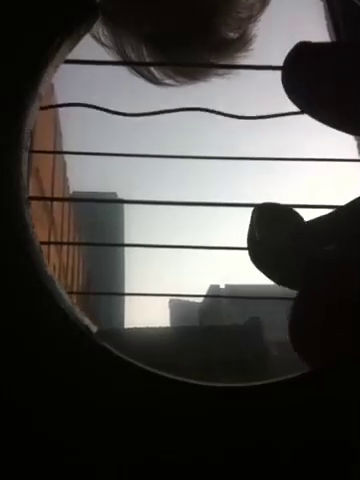
#> input picture frame 21 of EADGBE.mp4, 360 x 480 px
$ python opticalFlow.py
#> lines starting #> are read from the running program, lines starting #| are printed output that depends on the picture; after the words box and inside, x2 and y2 are one past the last pixel; in counts of white or black regions, pixels touching at a corner belong together
import numpy as np
import cv2
from matplotlib import pyplot as plt
import time

cap = cv2.VideoCapture('EADGBE.mp4')
ret1, frame1 = cap.read()
#> frame1 is the input picture: shape (480, 360, 3); mean B, G, R 71.5, 73.8, 75.7
prvs = cv2.GaussianBlur(cv2.cvtColor(frame1, cv2.COLOR_BGR2GRAY),(5,5),0)
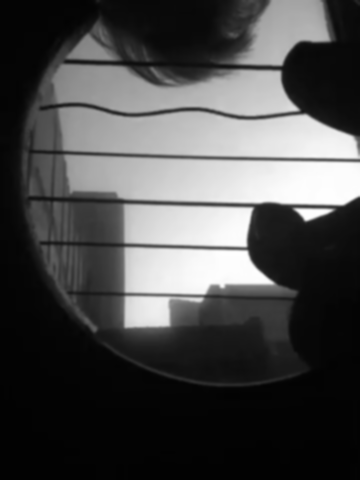
#> prvs: shape (480, 360); min 2, max 254, mean 74.2

count = 0
width = int(cap.get(3))
height = int(cap.get(4))

while(cap.isOpened()):
    # Capture frame-by-frame
    ret2, frame2 = cap.read()
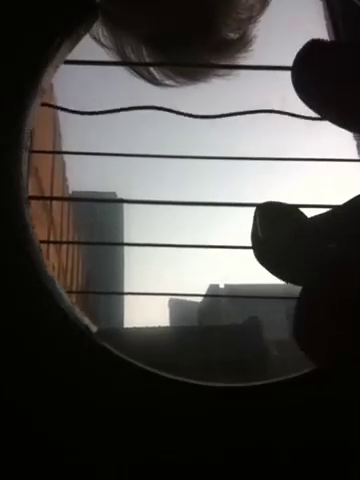
#> input picture frame 22 of EADGBE.mp4, 360 x 480 px
#> frame2 is the input picture: shape (480, 360, 3); mean B, G, R 72.6, 74.9, 76.8
    if not ret1 or not ret2:
        print("Can't receive frame (stream end?). Exiting ...")
        break
    next = cv2.GaussianBlur(cv2.cvtColor(frame2, cv2.COLOR_BGR2GRAY),(5,5),0)
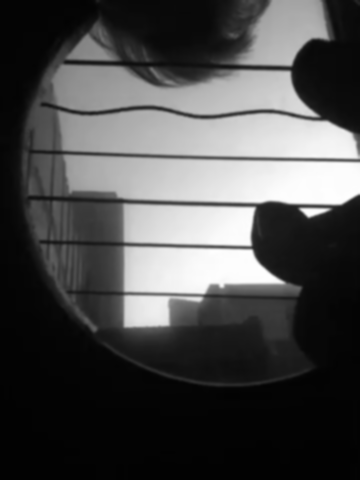
#> next: shape (480, 360); min 2, max 254, mean 75.3
    flow = cv2.calcOpticalFlowFarneback(prvs, next, None, 0.5, 3, 15, 3, 5, 1.2, 0)
    mag, ang = cv2.cartToPolar(flow[...,0], flow[...,1])
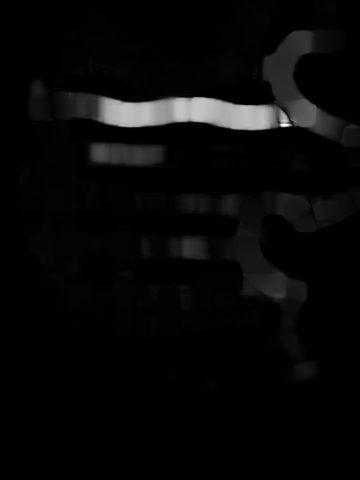
#> mag: shape (480, 360) float32; min 0, max 60.17, mean 2; drawn with min black and max white
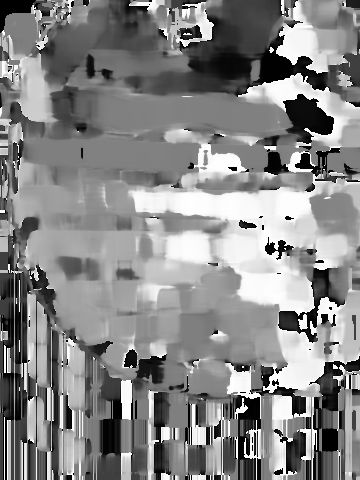
#> ang: shape (480, 360) float32; min 0, max 6.28, mean 3.33; drawn with min black and max white
    mag[mag < (mag.mean())] = 0
    mag[mag > 0] = 255
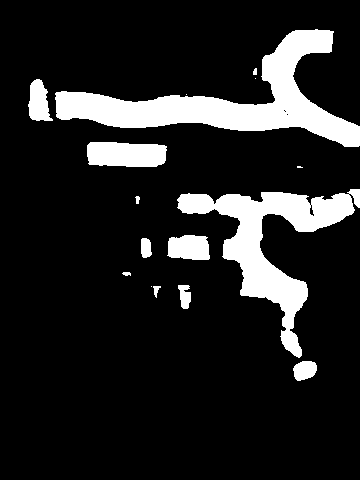
#> mag: shape (480, 360) float32; 13.7% white; 16 white regions (4 under 20 px), largest, box (x1, y1, x2, y2) and area: (55, 29, 360, 147) 10990, (177, 189, 360, 358) 8432, (87, 142, 167, 167) 1787
    #mag = cv2.normalize(mag,None,0,255,cv2.NORM_MINMAX)
    mag = np.uint8(mag)

    #_, mag = cv2.threshold(mag, 0, 255, cv2.THRESH_BINARY+cv2.THRESH_OTSU)
    time.sleep(0.1)

    cv2.imshow('mag', mag)
    '''
    newFrame = np.zeros_like(baseOutput)
    for y in range(0, baseOutput.shape[0]):
        for x in range(0, baseOutput.shape[1]):
            if y+int(flow[y][x][1]) < baseOutput.shape[0] and x+int(flow[y][x][0]) < baseOutput.shape[1]:
                newFrame[y+int(flow[y][x][1])][x+int(flow[y][x][0])] = baseOutput[y][x]

    count += 1
    print(count)

    if count % 10 == 0:
        dynamic_style = processFrame(next, outputIntensity)
        for y in range(0, newFrame.shape[0]):
            for x in range(0, newFrame.shape[1]):
                if mag[y][x] > 0:
                    newFrame[y][x] = dynamic_style[y][x]
                    baseOutput[y][x] = dynamic_style[y][x]

    cv2.imshow('frameNew', newFrame)
    '''

    if cv2.waitKey(1) & 0xFF == ord('q'):
#> (key q is pressed here)
        break
    prvs = next

# When everything done, release the capture
cap.release()
cv2.destroyAllWindows()

$ run again, starting later in the video
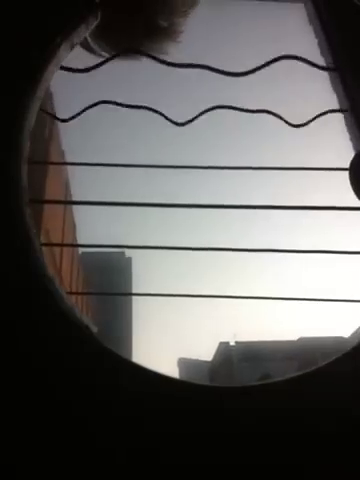
#> input picture frame 96 of EADGBE.mp4, 360 x 480 px
#> frame1 is the input picture: shape (480, 360, 3); mean B, G, R 94.9, 96.4, 97.6
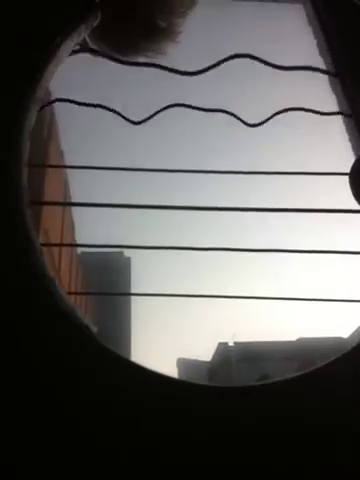
#> input picture frame 97 of EADGBE.mp4, 360 x 480 px
#> frame2 is the input picture: shape (480, 360, 3); mean B, G, R 95, 96.4, 97.7
#> `mag[mag > 0] = 255`:
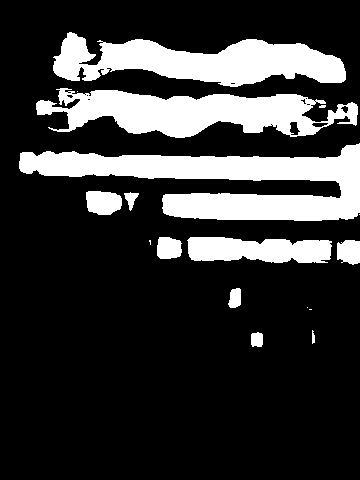
#> mag: shape (480, 360) float32; 21.3% white; 17 white regions (6 under 20 px), largest, box (x1, y1, x2, y2) and area: (19, 143, 360, 221) 13057, (36, 88, 358, 138) 9225, (53, 32, 346, 87) 9125

$ run again, starting later in the video
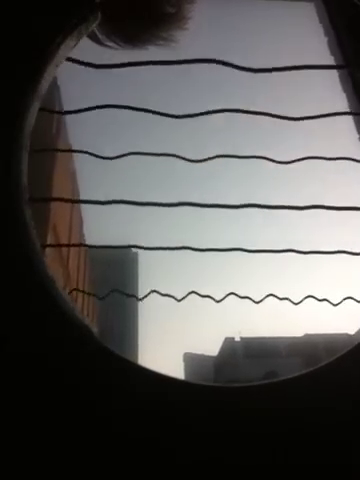
#> input picture frame 172 of EADGBE.mp4, 360 x 480 px
#> frame1 is the input picture: shape (480, 360, 3); mean B, G, R 89.4, 90.9, 92
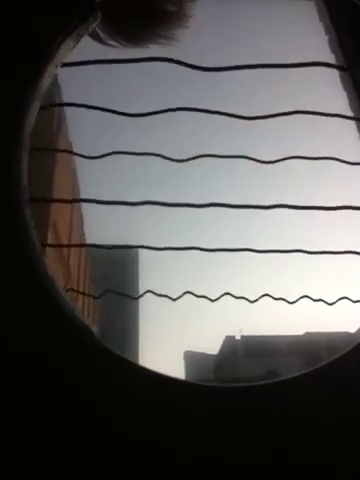
#> input picture frame 173 of EADGBE.mp4, 360 x 480 px
#> frame2 is the input picture: shape (480, 360, 3); mean B, G, R 89.3, 90.7, 91.9
#> `mag[mag > 0] = 255`:
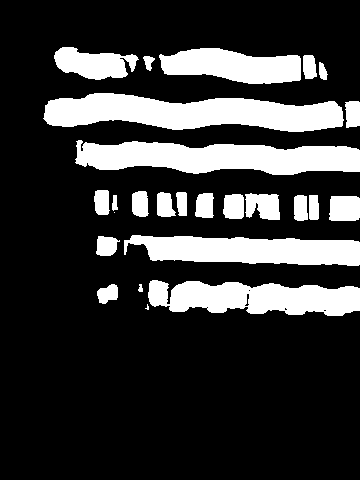
#> mag: shape (480, 360) float32; 21.6% white; 26 white regions (2 under 20 px), largest, box (x1, y1, x2, y2) and area: (43, 93, 344, 132) 7909, (75, 140, 360, 175) 7089, (148, 280, 360, 316) 5503
